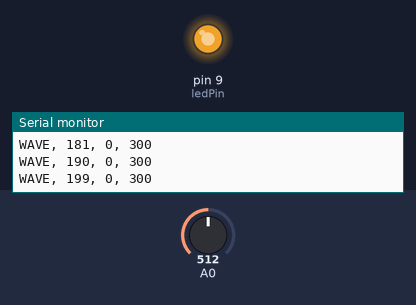
Simulated run of this sketch. Board: Arduino Uno, built with avr-gcc and run on an emulated ATmega328P. Parts: output pins drawn as LEDs (lit = HIGH), the last lines printed to the serial monitor. The test bench sets the inputs (shaded band); at power-on: A0 = 512.

Above: at 1.2 s.
1.3 s: A0 set to 40
At 2.26 s:
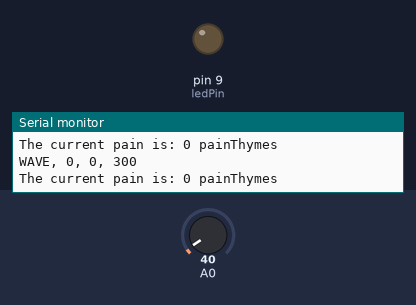
4.3 s: A0 set to 51
At 6.81 s:
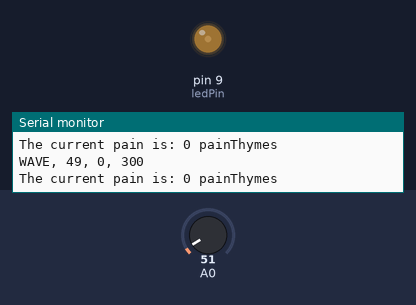
7.3 s: A0 set to 63
At 8.61 s:
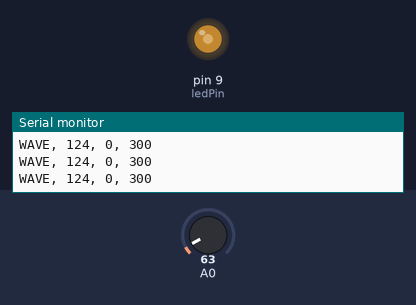
Timing chart, 0 to 16.3 s (numbered marks = the images above; inputs shaded):
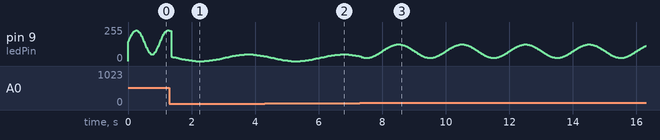

Measured:
- the behaviour switches between 56 and 57 on A0 (found by bisection; images 2 and 3)

The sketch:

pointlights.ino
```cpp
//Version 2 - Adding behaviour

enum ledStates {START, INCREASE, DECREASE, STAY, WAVE, OFF, ON, INCREASEAGAIN, HALFSINE, OFF2, FADEOUT}; // Here we make nicknames for the different states our program supports.
enum ledStates ledState; // We define 'ledState' as type ledStates'
enum ledStates previousLedState = ledState;

unsigned long startMillis;  //some global variables available anywhere in the program
unsigned long currentMillis;

//Global variables
int brightness = 0; // our main variable for setting the brightness of the LED
float velocity = 1.0; // the speed at which we change the brightness.
int ledPin = 9; // we use pin 9 for PWM

//Variables for controlling patterns
int maxLength;
int chargeState;    //255 is 100 percent
int holdChargeState;    //255 is 100 percent
int pauseTime;    //255 is 100 percent
int storeState;
int fading = 0;
//State
int globalState = 0;
int painCounter = 0;
int painSwitch = 0;

//Am I alive?
int alive = 1;

int hlrCount = 0;
int hlrFreqCheck = 0;
int lifeCounter = 0;
int requiredHlrCount = 10;
int sensitivity = 0;

int lives = 2;
int maxPain = 20;

void setup() {
  // put your setup code here, to run once:
  pinMode(ledPin, OUTPUT); // set ledPin as an output.
  Serial.begin(9600); // initiate the Serial monitor so we can use the Serial Plotter to graph our patterns

  //Sensor
  pinMode(A0, INPUT);

  //Start over
  pinMode(10, INPUT_PULLUP);
}

void loop() {

  if (alive == 0) {
    if (hlrCount >= requiredHlrCount && lifeCounter < lives) {
      Serial.println("Alive!!!!");
      alive = 1;
      lifeCounter++;
      requiredHlrCount = requiredHlrCount + 5;

      //reset those badboys
      hlrCount = 0;
      hlrFreqCheck = 0;

      //painswitch?

    } else {
      die();

      int startPin = digitalRead(10);

      if (startPin == 0 && hlrFreqCheck == 0) {
        Serial.println("Wake up!");
        hlrCount++;
        hlrFreqCheck = 1;


      } else if (startPin == 1) {
        hlrFreqCheck = 0;
      }
      delay(10);
    }

  } else {
    //Read sensor value
    int sensorValue = analogRead(A0);
    sensorValue = sensorValue * 10;
    sensorValue = map(sensorValue, 0, 9500, 0, 100);

    if (sensorValue > 100) {    //Set max value
      sensorValue = 100;
    }
    //Serial.print("Sensor : ");
    //Serial.println(sensorValue);

    //brightness = map(sensorValue, 0, 100, 0, 255);

    //Map sensor value to conditions and state
    if (sensorValue > 80) {     //100
      globalState = 1;
      //Serial.println("above 80");

    } else if (sensorValue > 50 - sensitivity) {    //75
      globalState = 2;
      //Serial.println("above 50");

    } else if (sensorValue > 5 - sensitivity) {            //0
      globalState = 3;
      //Serial.println("else");
    } else {
      globalState = 4;
    }

    //States
    if (globalState == 1) {        // 100
     //Define variables
       if (painCounter > maxPain) {
        die();
       } else {
        increaseDecrease();      //Composing function
       }
      delay(10);
      analogWrite(ledPin, brightness);
      currentMillis = millis(); //store the current time since the program started

     } else if (globalState == 2) {        // 75
      //Define variables
      maxLength = 100;
      chargeState = 130;    //255 is 100 percent
      holdChargeState = 1200;    //255 is 100 percent
      pauseTime = 1000;    //255 is 100 percent

      changeState(WAVE);
      waveThem();    //Composing function

      delay(10);
      analogWrite(ledPin, brightness);
      currentMillis = millis(); //store the current time since the program started

    } else if (globalState == 3) {        // 50
      waveSlow();
      delay(10);
      analogWrite(ledPin, brightness);
      currentMillis = millis(); //store the current time since the program started

    } else if (globalState == 4) {

      if (painCounter % 2 == true && painSwitch == 0) {
        painSwitch = 1;
      } else {
        painCounter = painCounter * 0.99999997;
        painSwitch = 0;
      }

      Serial.print("The current pain is: ");
      Serial.print(painCounter);
      Serial.println(" painThymes");
      constantWave();
      delay(10);
      analogWrite(ledPin, brightness);
      currentMillis = millis(); //store the current time since the program started

    }
  }
}

void compose() {
  switch (ledState){

  case START:
    plot("START", brightness);
    brightness = 255;
    if (currentMillis - startMillis >= maxLength){
      changeState(DECREASE);
      }
    break;

  case INCREASE:
    //brightness = increase_brightness(brightness, 18);
    brightness = expInc_brightness(brightness, 20);

    plot("INCREASING", brightness);

    if (brightness > 250){
      //ledState = WAVE;
      changeState(OFF);
      }
   break;

  case DECREASE:
    //brightness = decrease_brightness(brightness, 20);
    brightness = expDec_brightness(brightness, maxLength/10);

    plot("DECREASING", brightness);
      if (brightness <= chargeState){
      changeState(OFF2);
      }
     break;

  case INCREASEAGAIN:
    brightness = increase_brightness(brightness, 20);

    plot("INCREASING", brightness);

    if (brightness >= 130){
      //ledState = WAVE;
      changeState(OFF);
    }

    break;

  case WAVE:
    plot("WAVE", brightness);
    brightness = 180;
    brightness = sinewave(1000,256,0); // you can tweak the parameters of the sinewave
    analogWrite(ledPin, brightness);

    if (currentMillis - startMillis >= 5000){ //change state after 5 secs by comparing the time elapsed since we last change state
      changeState(START);
      }
    break;

  case STAY:
    plot("STAY", brightness);
    brightness = brightness;
    break;

  case ON:
    plot("ON", brightness);
    brightness = 255;
    break;

  case OFF:
    plot("OFF", brightness);
    brightness = 0;
    if (currentMillis - startMillis >= pauseTime){
      changeState(START);
      //globalState++;
      }
    break;

  case OFF2:
  plot("OFF", brightness);
  brightness = chargeState;
  if (currentMillis - startMillis >= holdChargeState){
    changeState(FADEOUT);
    }
  break;

  case FADEOUT:
  //brightness = decrease_brightness(brightness, 20);
    brightness = expDec_brightness(brightness, maxLength/5);;

    plot("DECREASING", brightness);
      if (brightness <= 0){
      changeState(OFF);
      }
     break;
  }
}

void waveThem() {
  plot("WAVE", brightness);
  brightness = brightness;
  brightness = sinewave(1000,180,50); // you can tweak the parameters of the sinewave
  analogWrite(ledPin, brightness);

  if (currentMillis - startMillis >= 5000){ //change state after 5 secs by comparing the time elapsed since we last change state
    changeState(START);
    }
}
void waveSlow() {
  plot("WAVE", brightness);
  brightness = brightness;
  brightness = sinewave(2000,100, 25); // you can tweak the parameters of the sinewave

  analogWrite(ledPin, brightness);

  if (currentMillis - startMillis >= 5000){ //change state after 5 secs by comparing the time elapsed since we last change state
    changeState(START);
    }
}

void constantWave() {
  plot("WAVE", brightness);
  brightness = brightness;
  brightness = sinewave(3000,50,0); // you can tweak the parameters of the sinewave

  if (currentMillis - startMillis >= 5000){ //change state after 5 secs by comparing the time elapsed since we last change state
    changeState(START);
    }
}
void increaseDecrease() {
  if (ledState == 0 || ledState == 4) {
    changeState(INCREASE);
  }
  switch (ledState){

  case INCREASE:
    brightness = increase_brightness(brightness, 20 + (painCounter * painCounter/2));
    //brightness = expInc_brightness(brightness, 20);

    plot("INCREASING", brightness);

    if (brightness >= 250){
      //ledState = WAVE;
      changeState(DECREASE);
      }
   break;

  case DECREASE:
    brightness = decrease_brightness(brightness, 40 + (painCounter * painCounter/2));
    //brightness = expDec_brightness(brightness, maxLength/10);

    plot("DECREASING", brightness);
      if (brightness <= 0){
      changeState(INCREASE);
      painCounter++;
      Serial.print("Pain for: ");
      Serial.print(painCounter);
      Serial.println(" painThymes");
      }
     break;
  }
}

//Helper functions
void die() {
  alive = 0;

  if (brightness <= 0){
    //Callback for died
    //Serial.print("died ... ");
  } else {
    brightness = expDec_brightness(brightness, 2);

    plot("DECREASING", brightness);
  }
}

void changeState(ledStates newState){
    // call to change state, will keep track of time since last state
    startMillis = millis();
    ledState = newState;
  }

void plot(char *state, int brightness){
    // use this function to plot a graph.
    // it will normalize the auto-scaling plotter
    Serial.print(state);
    Serial.print(", ");
    Serial.print(brightness);
    Serial.println(", 0, 300");
  }

int increase_brightness (int brightness, float velocity){
    return brightness = brightness + 1 * velocity;
  }

int expInc_brightness (int brightness, float velocity){
  int output = brightness + brightness/velocity + 1;

  if (output >= 255) {
    return 255;
  } else {
    return output;
  }
}

int decrease_brightness (int brightness, float velocity){
  int output = brightness = brightness - 1 * velocity;

  if (brightness > 0) {
    return output;
  } else {
    return 0;
  }
}

int expDec_brightness (int brightness, float velocity){
  int output = brightness = brightness - brightness/velocity - 1;

  if (brightness > 0) {
    return output;
  } else {
    return 0;
  }
}

int sinewave(float duration, float amplitude, int offset){
    // Generate a sine oscillation, return a number.
    // In case you are using this for analogWrite, make sure the amplitude does not exceed 256
    float period = millis()/duration; // Duration in ms determines the wavelength.
    float midpoint = amplitude / 2; // set the midpoint of the wave at half the amplitude so there are no negative numbers
    int value = midpoint + midpoint * sin ( period * 2.0 * PI );

    value = value + offset; //offset allows you to move the wave up and down on the Y-axis. Should not exceed the value of amplitude to prevent clipping.
    return value;
  }

int halSine(float duration, float amplitude, int offset){
    // Generate a sine oscillation, return a number.
    // In case you are using this for analogWrite, make sure the amplitude does not exceed 256
    float period = millis()/duration; // Duration in ms determines the wavelength.
    float midpoint = amplitude / 2; // set the midpoint of the wave at half the amplitude so there are no negative numbers
    int value = midpoint + midpoint * sin ( period * 2.0 * PI );
    value = value + offset; //offset allows you to move the wave up and down on the Y-axis. Should not exceed the value of amplitude to prevent clipping.
    return value;
  }
```
